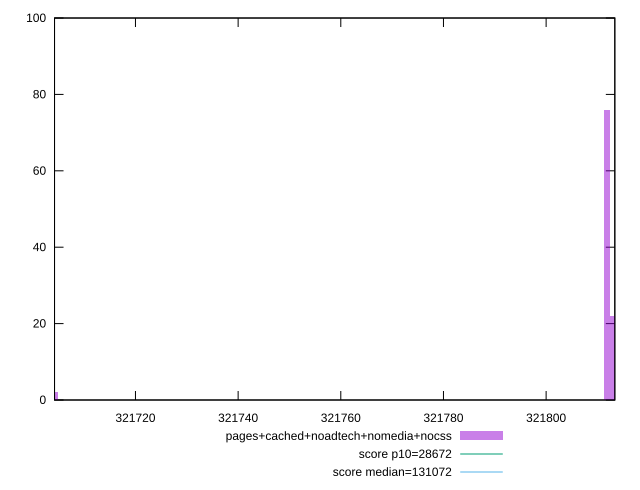

Write the gnuplot code that produced this figure.
reset

$pagesCachedNoadtechNomediaNocss <<EOF
321704.3100738721 2
321811.855380971 76
321813.1996973097 22
EOF

set key outside below
set boxwidth 1.3443163387359003
set xrange [321704.2333333333:321813.3833333333]
set yrange [0:100]
set trange [0:100]
set style fill transparent solid 0.5 noborder

set parametric
set terminal svg size 640, 490 enhanced background rgb 'white'
set output "report_00019_2021-02-10T18-14-37.922Z//uses-long-cache-ttl/comparison/histogram/4_vs_5.svg"

plot $pagesCachedNoadtechNomediaNocss title "pages+cached+noadtech+nomedia+nocss" with boxes, \
     28672,t title "score p10=28672", \
     131072,t title "score median=131072"

reset
